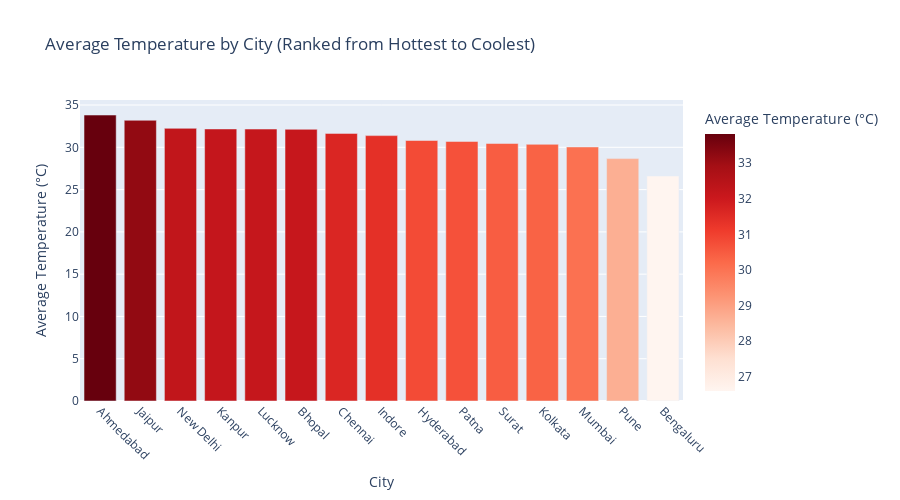

The notebook cell saved with this chart:
### Markdown cell above
### Chart 2: Average Temperature by City

### Code cell
# Chart 2: Average Temperature by City
city_temp = df.groupby('City')['temp'].mean().sort_values(ascending=False).reset_index()

fig2 = px.bar(city_temp, x='City', y='temp',
              title="Average Temperature by City (Ranked from Hottest to Coolest)",
              labels={'temp': 'Average Temperature (°C)'},
              color='temp',
              color_continuous_scale='Reds')

fig2.update_layout(height=500, xaxis_tickangle=45)
fig2.show()

# Analysis
hottest_city = city_temp.iloc[0]
coolest_city = city_temp.iloc[-1]
temp_range_cities = hottest_city['temp'] - coolest_city['temp']

print("📊 Chart 2 Analysis - Average Temperature by City:")
print(f"🔥 Hottest city: {hottest_city['City']} ({hottest_city['temp']:.1f}°C)")
print(f"❄️ Coolest city: {coolest_city['City']} ({coolest_city['temp']:.1f}°C)")
print(f"📏 Temperature range between cities: {temp_range_cities:.1f}°C")
print(f"📈 Cities analyzed: {len(city_temp)} locations")
print("💡 This bar chart ranks all cities from hottest to coolest based on average summer temperatures, revealing significant climate variations across different Indian regions.")

### Figure 1 — Plotly figure (JSON) as saved in the notebook; plotly's stock layout.template omitted (floating-point values rounded to 4 significant figures)
{"data": [{"hovertemplate": "City=%{x}<br>Average Temperature (°C)=%{marker.color}<extra></extra>", "legendgroup": "", "marker": {"color": [33.82, 33.2, 32.25, 32.17, 32.16, 32.13, 31.65, 31.38, 30.81, 30.7, 30.45, 30.35, 30.04, 28.67, 26.6], "coloraxis": "coloraxis", "pattern": {"shape": ""}}, "name": "", "orientation": "v", "showlegend": false, "textposition": "auto", "type": "bar", "x": ["Ahmedabad", "Jaipur", "New Delhi", "Kanpur", "Lucknow", "Bhopal", "Chennai", "Indore", "Hyderabad", "Patna", "Surat", "Kolkata", "Mumbai", "Pune", "Bengaluru"], "xaxis": "x", "y": [33.82, 33.2, 32.25, 32.17, 32.16, 32.13, 31.65, 31.38, 30.81, 30.7, 30.45, 30.35, 30.04, 28.67, 26.6], "yaxis": "y"}], "layout": {"barmode": "relative", "coloraxis": {"colorbar": {"title": {"text": "Average Temperature (°C)"}}, "colorscale": [[0, "rgb(255,245,240)"], [0.125, "rgb(254,224,210)"], [0.25, "rgb(252,187,161)"], [0.375, "rgb(252,146,114)"], [0.5, "rgb(251,106,74)"], [0.625, "rgb(239,59,44)"], [0.75, "rgb(203,24,29)"], [0.875, "rgb(165,15,21)"], [1, "rgb(103,0,13)"]]}, "height": 500, "legend": {"tracegroupgap": 0}, "title": {"text": "Average Temperature by City (Ranked from Hottest to Coolest)"}, "xaxis": {"anchor": "y", "domain": [0, 1], "tickangle": 45, "title": {"text": "City"}}, "yaxis": {"anchor": "x", "domain": [0, 1], "title": {"text": "Average Temperature (°C)"}}}}
